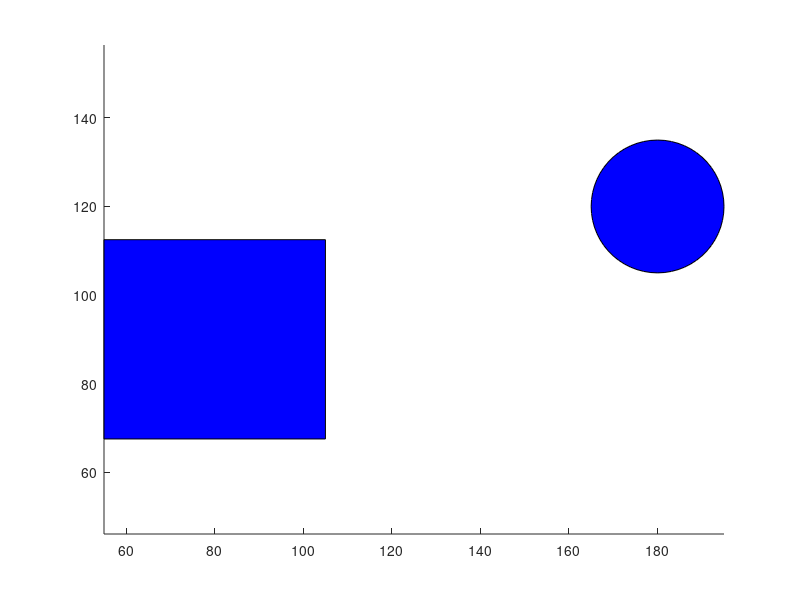

The MATLAB script that drew this image: (Note: this script raises an error after producing the figure.)
clear all
close all

%% Defining the whole plot from the given coordinates
rectangle ('Position', [55 67.5 50 45],'FaceColor','blue') %55, 67.5 is the initial point and 50&45  is width and length 
hold on
%Ploting Circle
circle = [165 105 30 30];
rectangle('Position',circle,'Curvature',[1 1],'FaceColor','blue')
axis equal

% P = [145 14; 168 14; 188 51; 165 89; 158 51; 120 55];
% polyin = polyshape(P,'Simplify',true)
% plot(polyin)

%Ploting Polygon
pgon = polyshape([145 14; 168 14; 188 51; 165 89; 158 51; 120 55]);
plot(pgon,'FaceColor','blue','FaceAlpha',1)
axis([0 250 0 150])

%% User Input
Flag = false;
disp('')
while ~Flag
xstart = 'Enter X for Start Point (0-250:)'; %define start point (x-axis)
xs = input(xstart);
ystart = 'Enter Y for Start Point (0-150:)'; %define start point (y-axis)
ys = input(ystart);

xgoal = 'Enter X for Goal Point (0-250:)'; %define goal point (x-axis)
xg = input(xgoal);
ygoal = 'Enter Y for Start Point (0-150:)'; %define goal point (y-axis)
yg = input(ygoal);

sNode = [xs,ys]; %Start Node
gNode = [xg,yg]; %Goal Node

instart = constraints(xs,ys);
ingoal = constraints(xg,yg); 
%% Check whether input lies in the constraints space
if instart
Flag = false;%status check
disp('Start point is in the object'); %error display
elseif ingoal
Flag = false;
disp('Goal point is in the object'); %error display
elseif (xs<0 || xs>250) || (ys<0 || ys>150)
Flag = false;
disp('Start point is not in the map') %error display
elseif  (xg<0 || xg>250) || (yg<0 || yg>=250)
Flag = false;
disp('Goal point is not in the map') %error display 
else
Flag = true; %status check
end
end

if Flag
Nodes = []; %Nodes
nInfo = []; %Nodes Info

Nodes(:,:,1) = sNode; %Initial Node
nInfo(:,:,1) = [1,0]; %1st node information

i = 2;
j = 1;

%% Generating Nodes using Breadth first search

while true
cNode = Nodes(:,:,j); %current node
[Flagleft, nNodeleft] = ml(cNode); %initiate move left function
if Flagleft == true
if (any(all(bsxfun(@eq,Nodes,nNodeleft)))) == false
c = nNodeleft(1);
d = nNodeleft(2);
in = constraints(c,d);
if in == false 
Nodes(:,:,i) = nNodeleft;
nInfo(:,:,i) = [i,j];
i = i+1;
plot(c,d,'.','color','black') %Plot nodes on the image
if nNodeleft(1) == gNode(1) && nNodeleft(2) == gNode(2)
break
end
end
end
end

[Flagright, nNoderight] = mr(cNode); %initiate move right function
if Flagright == true
if (any(all(bsxfun(@eq,Nodes,nNoderight)))) == false
c = nNoderight(1);
d = nNoderight(2);
in = constraints(c,d);
if in == false
Nodes(:,:,i) = nNoderight;
nInfo(:,:,i) = [i,j];
i = i+1;
plot(c,d,'.','color','black') %Plot nodes on the image
if nNoderight(1) == gNode(1) && nNoderight(2) == gNode(2)
break
end
end
end
end

[Flagup, nNodeup] = mu(cNode); %initiate move up function
if Flagup == true
if (any(all(bsxfun(@eq,Nodes,nNodeup)))) == false
c = nNodeup(1);
d = nNodeup(2);
in = constraints(c,d);
if in == false
Nodes(:,:,i) = nNodeup;
nInfo(:,:,i) = [i,j];
i = i+1;
plot(c,d,'.','color','black') %Plot nodes on the image
if nNodeup(1) == gNode(1) && nNodeup(2) == gNode(2)
break
end
end
end
end

[Flagdown, nNodedown] = md(cNode); %initiate move down function
if Flagdown == true
if (any(all(bsxfun(@eq,Nodes,nNodedown)))) == false
c = nNodedown(1);
d = nNodedown(2);
in = constraints(c,d);
if in == false
Nodes(:,:,i) = nNodedown;
nInfo(:,:,i) = [i,j];
i = i+1;
plot(c,d,'.','color','black') %Plot nodes on the image
if nNodedown(1) == gNode(1) && nNodedown(2) == gNode(2)
break
end
end
end
end
        
[Flagdownleft, nNodedownleft] = mdl(cNode); %initiate move down and left function
if Flagdownleft == true
if (any(all(bsxfun(@eq,Nodes,nNodedownleft)))) == false
c = nNodedownleft(1);
d = nNodedownleft(2);
in = constraints(c,d);
if in == false 
Nodes(:,:,i) = nNodedownleft;
nInfo(:,:,i) = [i,j];
i = i+1;
plot(c,d,'.','color','black') %Plot nodes on the image
if nNodedownleft(1) == gNode(1) && nNodedownleft(2) == gNode(2)
break
end
end
end
end
        
[Flagdownright, nNodedownright] = mdr(cNode); %initiate move down and right function
if Flagdownright == true
if (any(all(bsxfun(@eq,Nodes,nNodedownright)))) == false
c = nNodedownright(1);
d = nNodedownright(2);
in = constraints(c,d);
if in == false 
Nodes(:,:,i) = nNodedownright;
nInfo(:,:,i) = [i,j];
i = i+1;
plot(c,d,'.','color','black') %Plot nodes on the image
if nNodedownright(1) == gNode(1) && nNodedownright(2) == gNode(2)
break
end
end
end
end
        
[Flagupleft, nNodeupleft] = mul(cNode); %initiate move up and left function
if Flagupleft == true
if (any(all(bsxfun(@eq,Nodes,nNodeupleft)))) == false
c = nNodeupleft(1);
d = nNodeupleft(2);
in = constraints(c,d);
if in == false 
Nodes(:,:,i) = nNodeupleft;
nInfo(:,:,i) = [i,j];
i = i+1;
plot(c,d,'.','color','black') %Plot nodes on the image
if nNodeupleft(1) == gNode(1) && nNodeupleft(2) == gNode(2)
break
end
end
end
end
        
[Flagupright, nNodeupright] = mur(cNode); %initiate move up and right function
if Flagupright == true
if (any(all(bsxfun(@eq,Nodes,nNodeupright)))) == false
c = nNodeupright(1);
d = nNodeupright(2);
in = constraints(c,d);
if in == false 
Nodes(:,:,i) = nNodeupright;
nInfo(:,:,i) = [i,j];
i = i+1;
plot(c,d,'.','color','black') %Plot nodes on the image
if nNodeupright(1) == gNode(1) && nNodeupright(2) == gNode(2)
break
end
end
end
end
j = j+1
end

k = i-1;
count = 0;
    
txt1 = '\o Start Node'; %Caption - Start node
txt2 = '\o Goal Node'; %Caption - Goal Node
%Plot the start and end point
plot(sNode(1),sNode(2),'s','color','red','markers',10)
plot(gNode(1),gNode(2),'s','color','red','markers',10)
    
text(sNode(1),sNode(2),txt1)
text(gNode(1),gNode(2),txt2)

%Plotting the path
while k ~= 1 
nInfo(:,:,k);
u = Nodes(1,1,k);
v = Nodes(1,2,k); 
info = nInfo((2*k));
k = info;
count = count+1;
plot(u,v,'.','color','green') %Plot the Path
end
end
